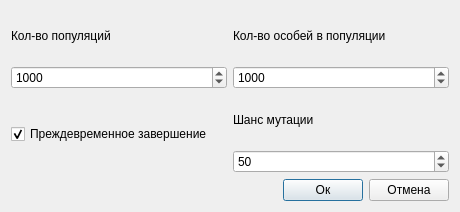
<?xml version="1.0" encoding="UTF-8"?>
<ui version="4.0">
 <class>DialogGeneticAlgorithm</class>
 <widget class="QDialog" name="DialogGeneticAlgorithm">
  <property name="geometry">
   <rect>
    <x>0</x>
    <y>0</y>
    <width>460</width>
    <height>212</height>
   </rect>
  </property>
  <property name="windowTitle">
   <string>Настрока генетического алгоритма</string>
  </property>
  <property name="windowIcon">
   <iconset resource="res/res.qrc">
    <normaloff>:/iconSetting.png</normaloff>:/iconSetting.png</iconset>
  </property>
  <layout class="QVBoxLayout" name="verticalLayout">
   <item>
    <layout class="QHBoxLayout" name="horizontalLayout_3">
     <item>
      <layout class="QVBoxLayout" name="verticalLayout_4">
       <item>
        <widget class="QLabel" name="label_3">
         <property name="text">
          <string>Кол-во популяций</string>
         </property>
        </widget>
       </item>
       <item>
        <widget class="QSpinBox" name="sb_countPopulation">
         <property name="minimum">
          <number>10</number>
         </property>
         <property name="maximum">
          <number>10000</number>
         </property>
         <property name="value">
          <number>1000</number>
         </property>
        </widget>
       </item>
      </layout>
     </item>
     <item>
      <layout class="QVBoxLayout" name="verticalLayout_3">
       <item>
        <widget class="QLabel" name="label_2">
         <property name="text">
          <string>Кол-во особей в популяции</string>
         </property>
        </widget>
       </item>
       <item>
        <widget class="QSpinBox" name="sb_countGenes">
         <property name="minimum">
          <number>10</number>
         </property>
         <property name="maximum">
          <number>10000</number>
         </property>
         <property name="value">
          <number>1000</number>
         </property>
        </widget>
       </item>
      </layout>
     </item>
    </layout>
   </item>
   <item>
    <layout class="QHBoxLayout" name="horizontalLayout_2">
     <item>
      <widget class="QCheckBox" name="cb_prematureTermination">
       <property name="text">
        <string>Преждевременное завершение</string>
       </property>
       <property name="checked">
        <bool>true</bool>
       </property>
      </widget>
     </item>
     <item>
      <layout class="QVBoxLayout" name="verticalLayout_2">
       <item>
        <widget class="QLabel" name="label">
         <property name="text">
          <string>Шанс мутации</string>
         </property>
        </widget>
       </item>
       <item>
        <widget class="QSpinBox" name="sb_changeMutation">
         <property name="maximum">
          <number>100</number>
         </property>
         <property name="value">
          <number>50</number>
         </property>
        </widget>
       </item>
      </layout>
     </item>
    </layout>
   </item>
   <item>
    <layout class="QHBoxLayout" name="horizontalLayout">
     <item>
      <spacer name="horizontalSpacer">
       <property name="orientation">
        <enum>Qt::Horizontal</enum>
       </property>
       <property name="sizeHint" stdset="0">
        <size>
         <width>40</width>
         <height>20</height>
        </size>
       </property>
      </spacer>
     </item>
     <item>
      <widget class="QPushButton" name="b_ok">
       <property name="text">
        <string>Ок</string>
       </property>
      </widget>
     </item>
     <item>
      <widget class="QPushButton" name="b_cancel">
       <property name="text">
        <string>Отмена</string>
       </property>
      </widget>
     </item>
    </layout>
   </item>
  </layout>
 </widget>
 <resources>
  <include location="res/res.qrc"/>
 </resources>
 <connections>
  <connection>
   <sender>b_cancel</sender>
   <signal>clicked()</signal>
   <receiver>DialogGeneticAlgorithm</receiver>
   <slot>reject()</slot>
   <hints>
    <hint type="sourcelabel">
     <x>349</x>
     <y>192</y>
    </hint>
    <hint type="destinationlabel">
     <x>199</x>
     <y>106</y>
    </hint>
   </hints>
  </connection>
 </connections>
</ui>
